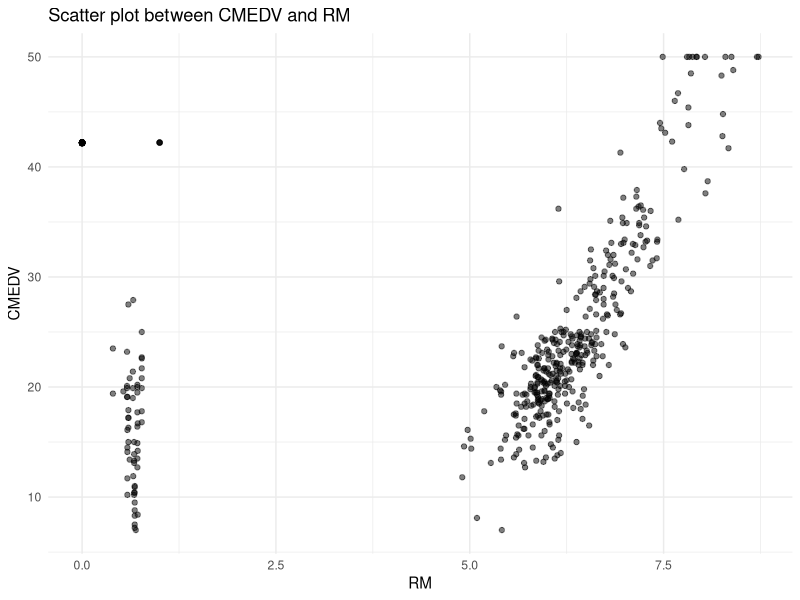
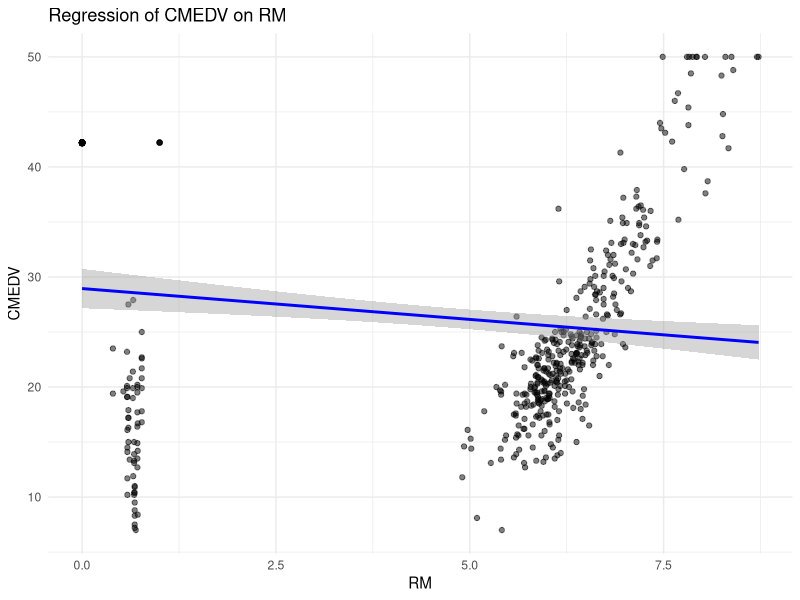
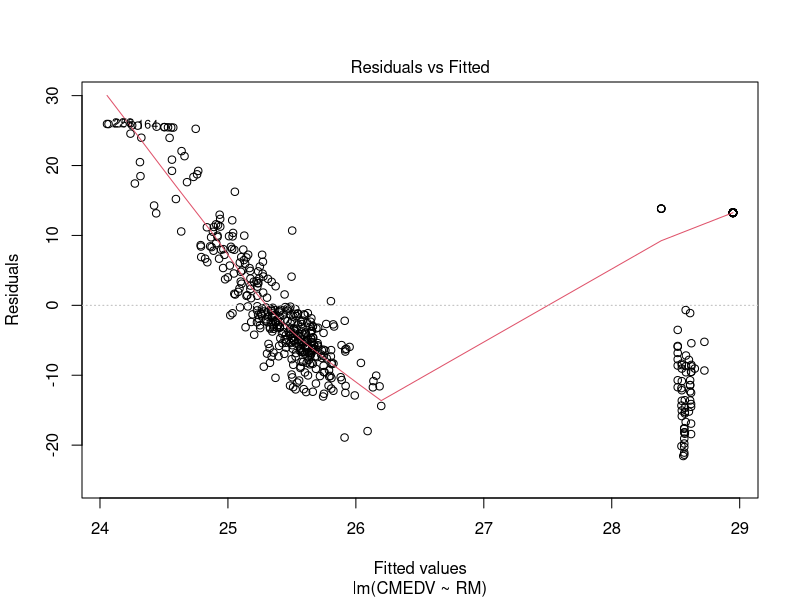
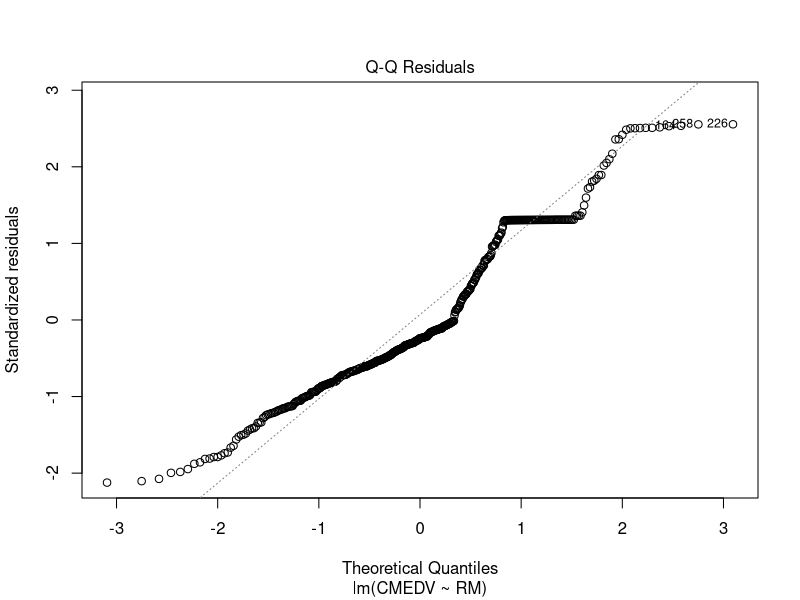
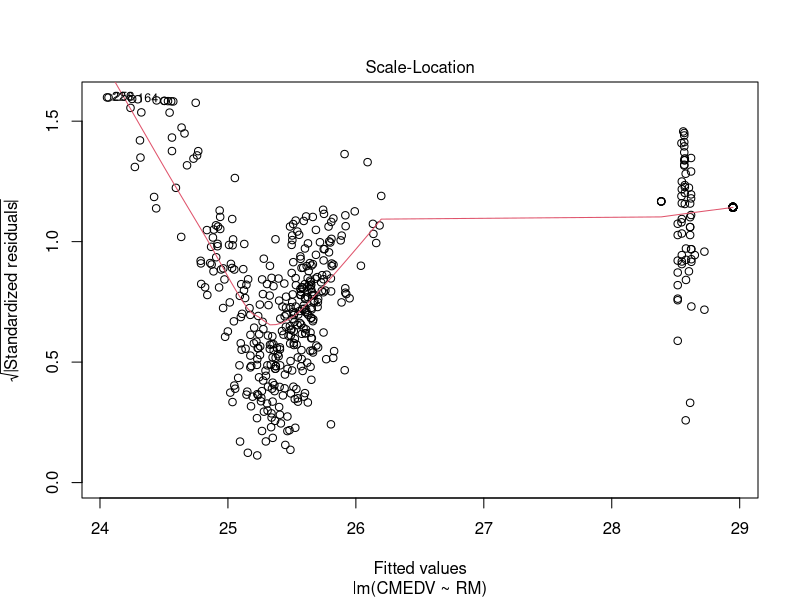
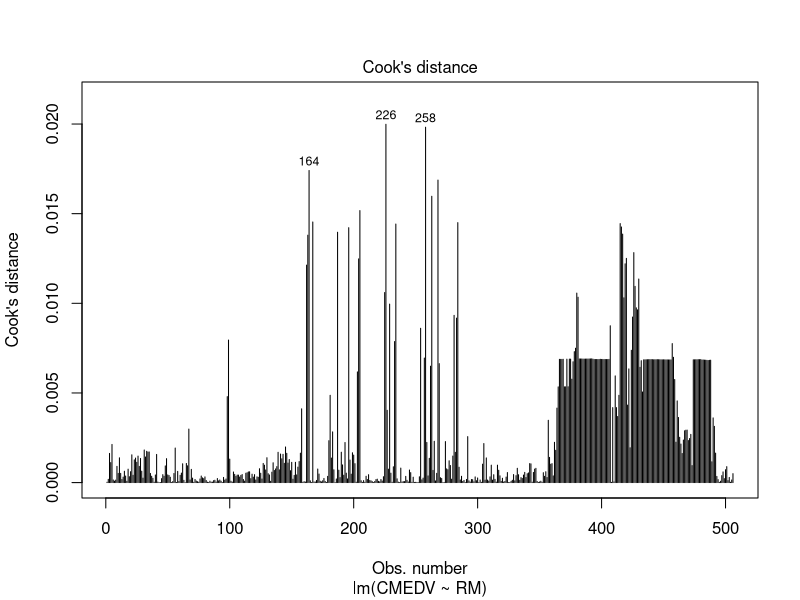

Recreate these plots in R, in order.
library(ggplot2)
setwd("/Users/nkohei/Workspace/mcdaniel/500/week5")

data <- read.csv("correctHousing.csv")

## Question1 
# Of the variables of interest, RM is the ____ variable and CMEDV is the ___ variable. Enter either independent or dependent 

# independent 
# dependent

## Question2 Failed
# The relationship between the variables CMEDV and RM appears to be linear. 

# False
# True 
# Plotting a scatter plot between CMEDV and RM
ggplot(data, aes(x=RM, y=CMEDV)) + 
  geom_point(alpha=0.5) + 
  ggtitle('Scatter plot between CMEDV and RM') +
  xlab('RM') +
  ylab('CMEDV') +
  theme_minimal()

# Compute the Pearson correlation coefficient between CMEDV and RM
correlation_coefficient <- cor(data$CMEDV, data$RM, method="pearson")
print(paste("Pearson correlation coefficient:", correlation_coefficient))
 
## Question3
# What is the mean value of CMEDV? 

mean(data$CMEDV) #[1] 25.01


## Question4
# What is the mean value of RM?
mean(data$RM) #[1]  6.37

## Question5
# What is the interquartile range of CMEDV? 

q1 <- quantile(data$CMEDV,0.25)
q3 <- quantile(data$CMEDV,0.75)
q3-q1 # 13.88 


## QUESTION 6 
# What is the value of the standard deviation of RM?
sd(data$RM) # [1] 0.81

## QUESTION 7 
# Calculate the correlation coefficient between the variables of interest, 
# CMEDV and RM. What is the value you calculated for the correlation coefficient? 

cor(data$CMEDV, data$RM) # [1] 0.76

## QUESTION 8
# The correlation coefficient is a measure of the strength of the relationship between two variables. 
# False

## QUESTION 9 
# Residuals are the difference between the values of independent variables at different points in time. 
# False?

## QUESTION 10 
# The least squares method of regression to find the line best fitting the data minimizes the (select the best answer below). 
# - Sum of the difference of independent variables squared 
# - Sum of the dependent variable squared 
# - Sum of squared residuals <-
# - Sum of residuals 

## QUESTION 11 
# What are the assumptions required for conducting a linear regression. Select all that apply. 

# - Normality, i.e. the residuals are normally distributed. 
# - Homoscedasticity, i.e. residuals are roughly equal and scattered about zero. 
# - The standard deviations of the dependent variable vary over time resulting in heteroscedasticity. 
# - At least one of the independent variables depends on other independent variables.
# - There are a number of explainable outliers in the data resulting in heteroscedasticity. 
# - Linearity, i.e. the relationship between dependent variable and independent variable(s) is linear. 
# - The correlation coefficient between variables equals zero. 
# - The number of observations is small and the data follow a Student's t-d istributi on. 
# - Independence, i.e. observations are independent. 

# Normality
# Homoscedasticity
# Linearity
# Independence

## QUESTION 12 
# Estimate a simple linear regression model using least squares using the OLS command in gretl as shown in your handout. 
# The estimated regression equation is Y = — 26 — 8.00x  
# True 


## R script example
# Perform linear regression using OLS
model <- lm(CMEDV ~ RM, data=data)

# Print summary statistics of the model
summary(model)

# Plot the regression line on the scatter plot
ggplot(data, aes(x=RM, y=CMEDV)) + 
  geom_point(alpha=0.5) + 
  geom_smooth(method="lm", color="blue") + 
  ggtitle('Regression of CMEDV on RM') +
  xlab('RM') +
  ylab('CMEDV') +
  theme_minimal()

# Residual diagnostics
plot(model, which=1:4)


## QUESTION 13 
# Based on the estimated regression you obtained before, what is the value of the slope coefficient? 
# 8.00

## QUESTION 14 
# The estimated slope coefficient tells you how much the dependent variable, in this case home value, 
# varies with changes in the independent variable, in this case the average number of rooms in owner-occupied homes. 
# True

## QUESTION 15 
# Is the estimated slope coefficient statistically significant? Enter yes or no
# yes

## QUESTION 16 
# In this case, the P-value equals 4.52e-073 ...or something very, very small and much smaller 
# than the designated 0.05 level of significance. 
# True 


## QUESTION 17 
# The coefficient of determination or r-squared, is a measure of how much of 
# the variability in the data is explains the response, i.e. the dependent variable. 
# True

## QUESTION 18 The value of r-squared for our current model is? 
# 0.59

## QUESTION 19 
# At what point or value is the coefficient of determination or r-squared considered a strong indicator? 
# The truth is that a good value for r-squared depends on what the model you are developing is intended to do. 
# If the model is intended to represent a lot of engineering or technical applications then
# usually somewhere Between 0.50 and 0.70 is considered good. 


# However, if you are developing a model for a final consumer product where safety is involved 
# you'll want a much higher r-squared, e.g. 0.90 or even a lot higher than that. 
# Most basic R&D projects are good with an r-squared value of around 0.2. 
# In this case, r-squared is only intended to give enough confidence to refine something to 
# the next step or phase which should have a higher r-squared. 
# In the social sciences, r-squared from 0.10 to 0.30 is often considered good. 
# 5o, it depends... 

# 0.90
# 0.70 
# It depends <-
# 0.50 


## QUESTION 20 
# Calculate a 95% confidence Interval for the estimated slope coefficient. 
# What is the value of the lower bound for the 95% confidence interval of the slope coefficient? 
# -0.89 # from doc data
# 7.44 from sample data 

# t_values <- summary(model)$coefficients[, "t value"][2]
# stderr <- summary(model)$coefficients[, "Std. Error"][2]
# coeff <- summary(model)$coefficients[, "Estimate"][2]
# 
# ub <- coeff + (t_values * stderr)
# lb <- coeff + (t_values * stderr)

# Compute 95% confidence interval for the RM coefficient
conf_interval <- confint(model, "RM", level=0.95)

# Print the confidence interval
print(conf_interval) 


## Question 21 
# Calculate a 95% confidence interval for the estimated slope coefficient. 
# What is the value of the upper Pound for the 96% confidence interval of the slope coefficient?
# -0.27 # from doc data
# 8.43

